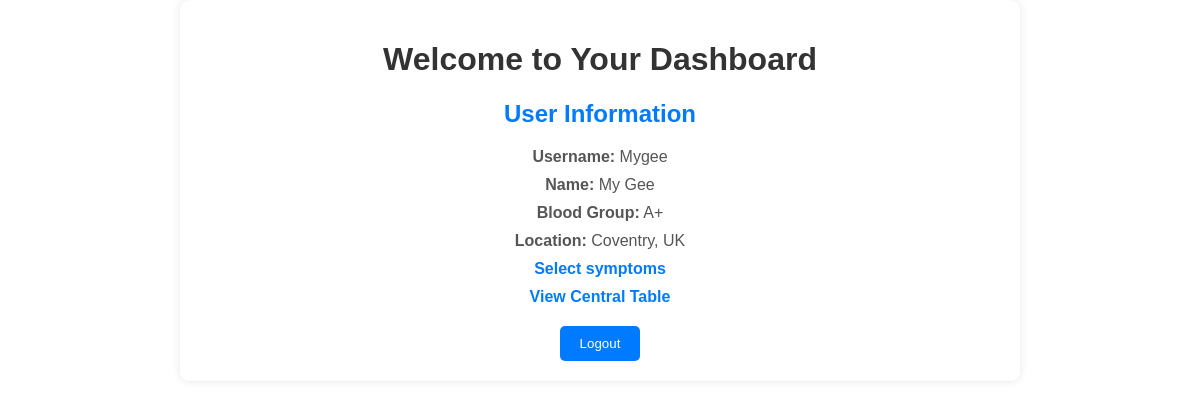
Screenshot of /dashboard (signed in) with the database file from the repository.
### App.py (models this page shows, shortened)
class User(db.Model):
    id = db.Column(db.Integer, primary_key=True)
    username = db.Column(db.String(80), unique=True, nullable=False)
    password = db.Column(db.String(128), nullable=False)
    name = db.Column(db.String(80))
    blood_group = db.Column(db.String(10))
    location = db.Column(db.String(100))
    age = db.Column(db.Integer, nullable=False)  # Add age field

### App.py (the view)
@app.route('/dashboard')
def dashboard():
    if 'user_id' in session:
        user = User.query.get(session['user_id'])
        return render_template('dashboard.html', user=user)
    else:
        return redirect('/login')

### templates/dashboard.html (shortened to what this page needs)
<!DOCTYPE html>
<html lang="en">
<head>
</head>
<body>
    <div class="container">
        <h1>Welcome to Your Dashboard</h1>
        <h2>User Information</h2>
        <p><strong>Username:</strong> {{ user.username }}</p>
        <p><strong>Name:</strong> {{ user.name }}</p>
        <p><strong>Blood Group:</strong> {{ user.blood_group }}</p>
        <p><strong>Location:</strong> {{ user.location }}</p>
        <p><a href="/ML">Select symptoms</a></p>
        <p><a href="/central_table">View Central Table</a></p>
        <form method="POST" action="/logout">
            <input type="submit" value="Logout">
        </form>
    </div>
</body>
</html>

### templates/dashboard.html (style rules this page uses)
body { font-family: Arial, sans-serif; background-image: url("/static/images/medical-report-with-medical-equipment.jpg"); background-repeat: no-repeat; background-size: cover; text-align: center; margin: 0; padding: 0; }
.container { width: 100%; max-width: 800px; margin: 0 auto; padding: 20px; background-color: rgba(255, 255, 255, 0.8); box-shadow: 0 0 10px rgba(0, 0, 0, 0.1); border-radius: 10px; }
h1 { color: #333; }
h2 { color: #007BFF; }
p { color: #555; margin: 10px 0; }
a { color: #007BFF; text-decoration: none; font-weight: bold; }
form { margin-top: 20px; }
input[type="submit"] { background-color: #007BFF; color: #fff; padding: 10px 20px; border: none; cursor: pointer; border-radius: 5px; }

### rows the page displays
User: username "Mygee", name "My Gee", blood_group "A+", location "Coventry, UK"
